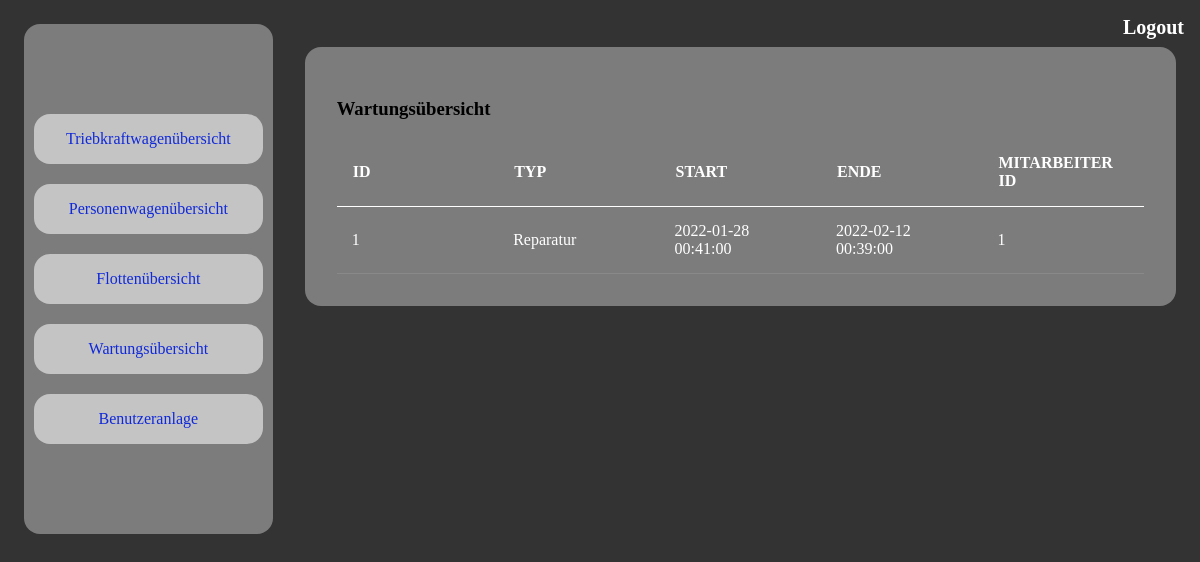
Page /maintenance/employee (signed in) on the committed database.
### app/models.py (models this page shows, shortened)
class Maintenance(db.Model):
    __tablename__ = 'maintenance'
    id = db.Column(db.Integer, primary_key=True)
    type = db.Column(db.String(64), nullable=False)
    start_date = db.Column(db.DATETIME, nullable=False)
    end_date = db.Column(db.DATETIME, nullable=False)
    user_id = db.Column(db.Integer, db.ForeignKey('user.id'), nullable=False)
    train_id = db.Column(db.Integer, db.ForeignKey('train.id'))
    train = db.relationship("Train", back_populates="maintenances")

### app/routes.py (the view)
@app.route('/maintenance/employee', methods=['GET', 'POST'])
@login_required
def maintenance_employee():
    data = []
    maintenance = Maintenance.query.all()
    for m in maintenance:
        if m.user_id == current_user.id:
            data.append(m)
    return render_template('maintenance/maintenance_employee.html',
                           success=None,
                           data=data,
                           title='Wartungsübersicht')

### app/__init__.py (called while the page is built)
@event.listens_for(Engine, "connect")
def set_sqlite_pragma(dbapi_connection, connection_record):
    cursor = dbapi_connection.cursor()
    cursor.execute("PRAGMA foreign_keys=ON")
    cursor.close()

### app/models.py (called while the page is built)
    def is_admin(self):
        if self.role == UserRole.admin:
            return True
        else:
            return False

    @login.user_loader
    def load_user(id):
        return User.query.get(int(id))

### app/templates/maintenance/maintenance_employee.html
{% extends "base.html" %}
{% block content %}
    <h3>Wartungsübersicht</h3>
    <form id="maintenance" action="{{url_for('maintenance_employee')}}" method="post">
        <table>
            <thead style="border-radius: 0.5rem">
            <tr class="tableHeader">
                <th>Id</th>
                <th>Typ</th>
                <th>Start</th>
                <th>Ende</th>
                <th>Mitarbeiter Id</th>
            </tr>
            </thead>
            <tbody>
                {% for maintenance in data %}
                    <tr class="tableContent">
                        <td>{{ maintenance.id }}</td>
                        <td>{{ maintenance.type }}</td>
                        <td>{{ maintenance.start_date }}</td>
                        <td>{{ maintenance.end_date }}</td>
                        <td>{{ maintenance.user_id }}</td>
                    </tr>
                {% endfor %}
            </tbody>
        </table>
    </form>
{% endblock %}

### app/static/stylesheet.css (style rules this page uses)
*, *::before, *::after { box-sizing: border-box; }
body { background-color: #333333; }
table { width: 100%; table-layout: fixed; border-collapse: collapse; }
.tableHeader { border-bottom: 1px solid #ffff; }
.tableContent { overflow-x: auto; margin-top: 0; }
th { padding: 1rem; text-align: left; color: #ffff; text-transform: uppercase; font-weight: bold; }
td { padding: 15px; text-align: left; vertical-align: middle; color: #ffff; border-bottom: solid 1px rgba(255, 255, 255, 0.1); }

### rows in the picture
Maintenance: id "1", type "Reparatur", start_date "2022-01-28 00:41:00", end_date "2022-02-12 00:39:00", user_id "1"
